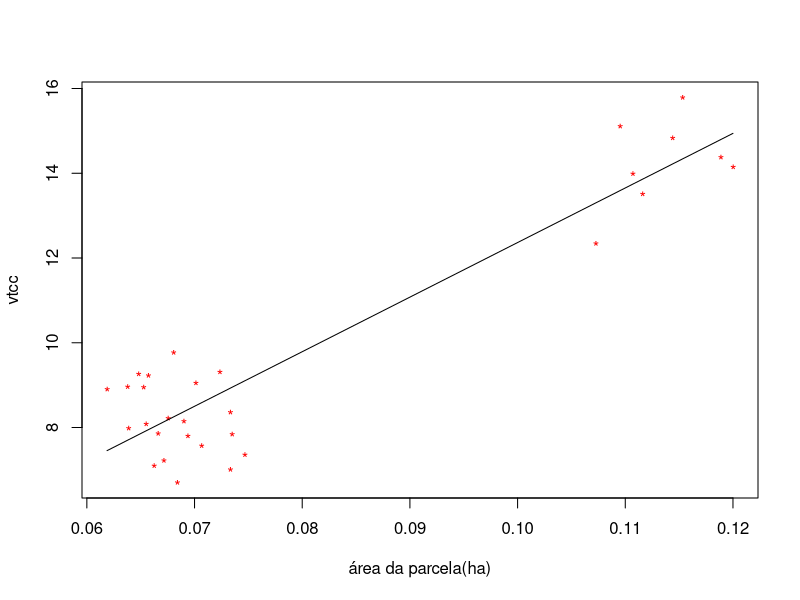

R code for this plot:
#ACS - ESTIMADOR DE RAZÃO PARA O TOTAL POPULACIONAL

#Estimador de razão para o total da população
parc=read.csv2('dados_raz_reg.csv');
View(parc);
comp_frag<-parc$compfrag[1];
larg_parc<-parc$larg_parc[1];
area_frag<-parc$areafrag[1];
(nt<-comp_frag/larg_parc); #Número de parcelas cabíveis

x<-parc$areaparc/10000;
y<-parc$vtcc;

plot(x,y,xlab='área da parcela(ha)',
     ylab='vtcc',pch='*',col='red')
aj<-lm(y~x)
lines(x,predict(aj));

xme=mean(x); #média estimada de x
xm=area_frag/nt; #Média populacional da variável auxiliar
yme=mean(y); #média estimada de y

R=yme/xme; R; #Estimador de razão
n=length(y);n; #Número de amostras

#varr=Variância entre valores observados e os estimados
#     pelo estimador de razão
varr=(sum(y^2)-2*R*sum(y*x)+R^2*sum(x^2))/(n-1);varr;

(ytraz<-R*area_frag); #Total(m³) 
varrtotal<-(1-(n/nt))*(1/n)*(area_frag^2)*(1/xm^2)*varr; #Variância do total
(erro_pad_total=sqrt(varrtotal)); #Erro padrão do total
(erro_inv= qt(0.975,n-1)*erro_pad_total);  #Erro do inventário (m³)
(erro_inv_perc=erro_inv/ytraz*100); #Erro do inventário(%)
